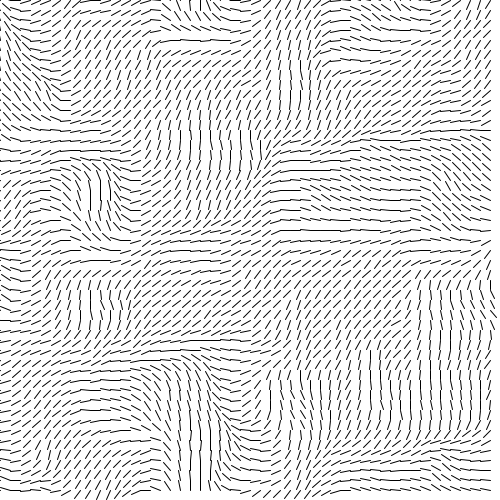
Frame 1 (no input)
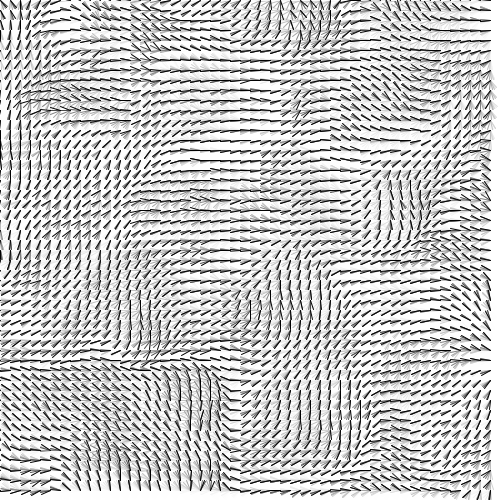
Frame 60 (the mouse pressed at the canvas centre just before this capture)
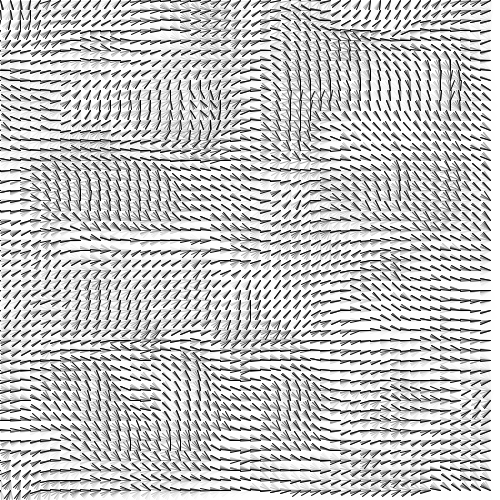
Frame 120 (the mouse held since frame 60 and released just before this capture)

The Processing sketch that drew these frames (run headless with seeded random() and noise(); from frame 60 on, the mouse is pressed at the canvas centre):

// Processing sketch: NoiseViz2
// ── NoiseViz2.pde
void setup(){
  size(500,500);
  background(255);
}
float noiseZoom=0.01;
float noiseChange=0.1;
float perlin(float x,float y){
  return noise(noiseZoom*x,noiseZoom*y,noiseChange*frameCount);
}
void draw(){
  fill(255,75);
  stroke(255,75);
  rect(0,0,width,height);
  float s=10;
  for(int x=0;x<width/s;x++){
    for(int y=0;y<height/s;y++){
      float val=perlin(x*s,y*s);
      val*=TWO_PI;
      float lineLength=s;
      stroke(0);
      line(x*s,y*s,x*s+cos(val)*lineLength,y*s+sin(val)*lineLength);
    }
  }
}
